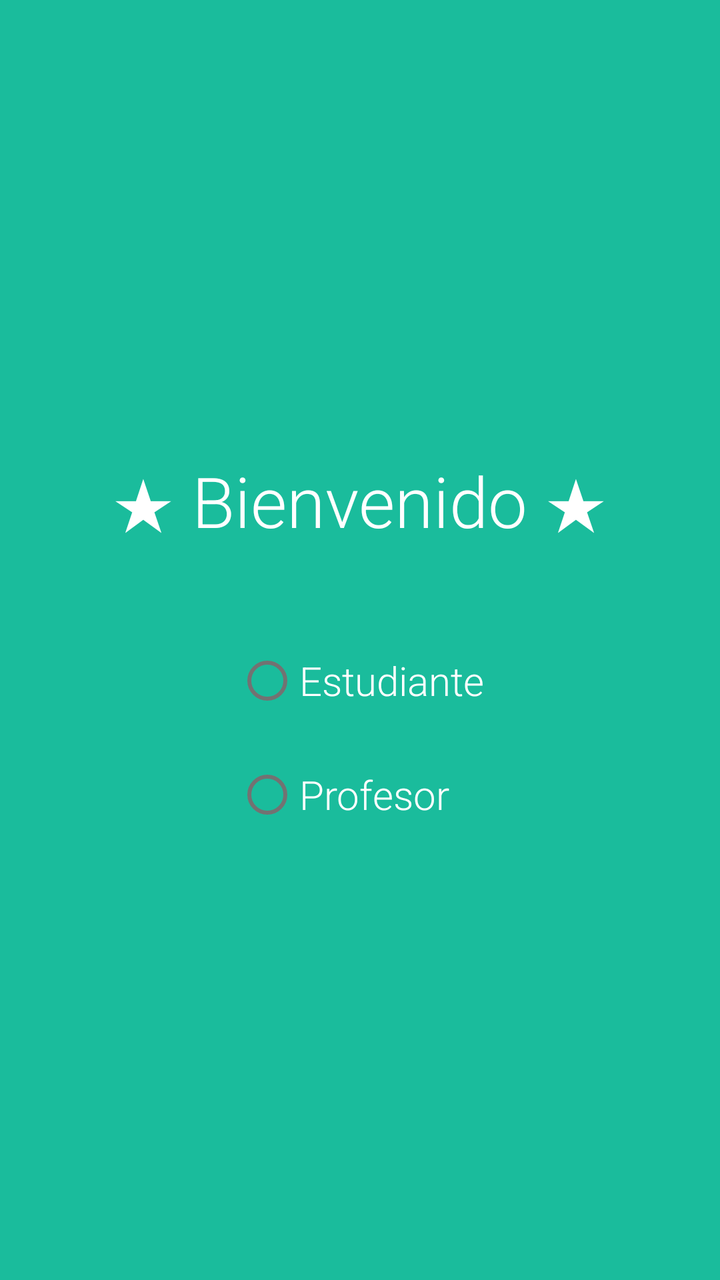
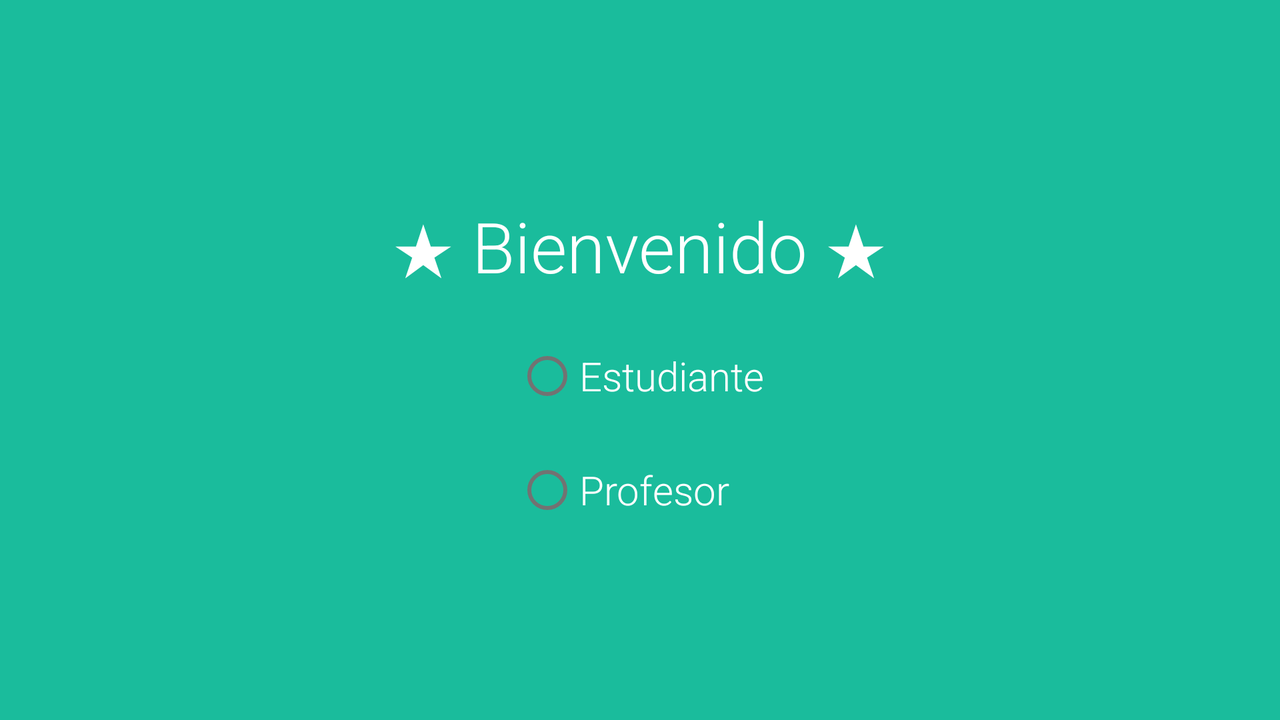

One screen, two layout resources from the same app: the default and the author's alternative for another configuration. Each is rendered where Android would select it; the XML of both is given below.
<!-- AndroidManifest.xml: application theme AppTheme -->
<!-- res/layout/fragment_welcome.xml -->
<LinearLayout xmlns:android="http://schemas.android.com/apk/res/android"
    xmlns:tools="http://schemas.android.com/tools" android:layout_width="match_parent"
    android:layout_height="match_parent"
    tools:context="carloslobo.com.finalproject.Fragments.WelcomeFragment"
    android:background="@color/colorPrimary"
    android:orientation="vertical"
    android:gravity="center_vertical|center_horizontal">

    

    <TextView
        android:layout_width="wrap_content"
        android:layout_height="wrap_content"
        android:textAppearance="?android:attr/textAppearanceLarge"
        android:text="@string/Welcome"
        android:id="@+id/textView2"
        android:textColor="@color/White"
        android:textSize="35sp"
        android:fontFamily="sans-serif-light"/>

    <RadioGroup
        android:layout_width="wrap_content"
        android:layout_height="wrap_content"
        android:id="@+id/radioGroup"
        android:layout_marginTop="50dp">

        <RadioButton
            android:layout_width="wrap_content"
            android:layout_height="wrap_content"
            android:text="@string/StudentRadioButton"
            android:id="@+id/studentRadio"
            android:layout_gravity="center_horizontal"
            android:checked="false"
            android:textColor="@color/White"
            android:textSize="20sp"
            android:fontFamily="sans-serif-light"
            android:clickable="false" />

        <RadioButton
            android:layout_width="wrap_content"
            android:layout_height="wrap_content"
            android:text="@string/TeacherRadioButton"
            android:id="@+id/teacherRadio"
            android:checked="false"
            android:textColor="@color/White"
            android:layout_marginTop="25dp"
            android:textSize="20sp"
            android:fontFamily="sans-serif-light"/>
    </RadioGroup>


</LinearLayout>
<!-- resources referenced by this layout -->
<resources>
  <color name="White">#fff</color>
  <color name="colorPrimary">#1ABC9C</color>
  <!-- from res/values-v21/ -->
  <string name="StudentRadioButton">Estudiante</string>
  <!-- from res/values-v21/ -->
  <string name="TeacherRadioButton">Profesor</string>
  <!-- from res/values-v21/ -->
  <string name="Welcome">★ Bienvenido ★</string>
  <style name="AppTheme" parent="Theme.AppCompat.Light.NoActionBar">
          
          <item name="colorPrimaryDark">@color/colorPrimaryDark</item>
          <item name="colorPrimary">@color/colorPrimary</item>
          <item name="colorAccent">@color/colorAccent</item>
          <item name="android:textColorPrimary">@color/textColorPrimary</item>
          <item name="android:textColorSecondary">@color/textColorSecondary</item>
      </style>
  <color name="colorPrimaryDark">#2C3E50</color>
  <color name="colorAccent">#2ECC71</color>
  <color name="textColorPrimary">#212121</color>
  <color name="textColorSecondary">#727272</color>
</resources>
<!-- res/layout-land/fragment_welcome.xml (the author's variant of the layout above) -->
<!-- drawn on the phone turned sideways -->
<LinearLayout xmlns:android="http://schemas.android.com/apk/res/android"
    xmlns:tools="http://schemas.android.com/tools" android:layout_width="match_parent"
    android:layout_height="match_parent"
    tools:context="carloslobo.com.finalproject.Fragments.WelcomeFragment"
    android:background="@color/colorPrimary"
    android:orientation="vertical"
    android:weightSum="1">

    


    <LinearLayout
        android:orientation="vertical"
        android:layout_width="match_parent"
        android:layout_height="match_parent"
        android:gravity="center_vertical|center_horizontal"
        >

        <TextView
            android:layout_width="wrap_content"
            android:layout_height="wrap_content"
            android:textAppearance="?android:attr/textAppearanceLarge"
            android:text="@string/Welcome"
            android:id="@+id/textView2"
            android:textColor="@color/White"
            android:textSize="35sp"
            android:fontFamily="sans-serif-light"
            android:layout_gravity="center_horizontal" />

        <RadioGroup
            android:layout_width="wrap_content"
            android:layout_height="wrap_content"
            android:id="@+id/radioGroup"
            android:layout_gravity="center_horizontal"
            android:layout_marginTop="25dp">

            <RadioButton
                android:layout_width="wrap_content"
                android:layout_height="wrap_content"
                android:text="@string/StudentRadioButton"
                android:id="@+id/studentRadio"
                android:checked="false"
                android:textColor="@color/White"
                android:textSize="20sp"
                android:fontFamily="sans-serif-light"
                android:clickable="false" />

            <RadioButton
                android:layout_width="wrap_content"
                android:layout_height="wrap_content"
                android:text="@string/TeacherRadioButton"
                android:id="@+id/teacherRadio"
                android:checked="false"
                android:textColor="@color/White"
                android:layout_marginTop="25dp"
                android:textSize="20sp"
                android:fontFamily="sans-serif-light" />
        </RadioGroup>
    </LinearLayout>

</LinearLayout>
